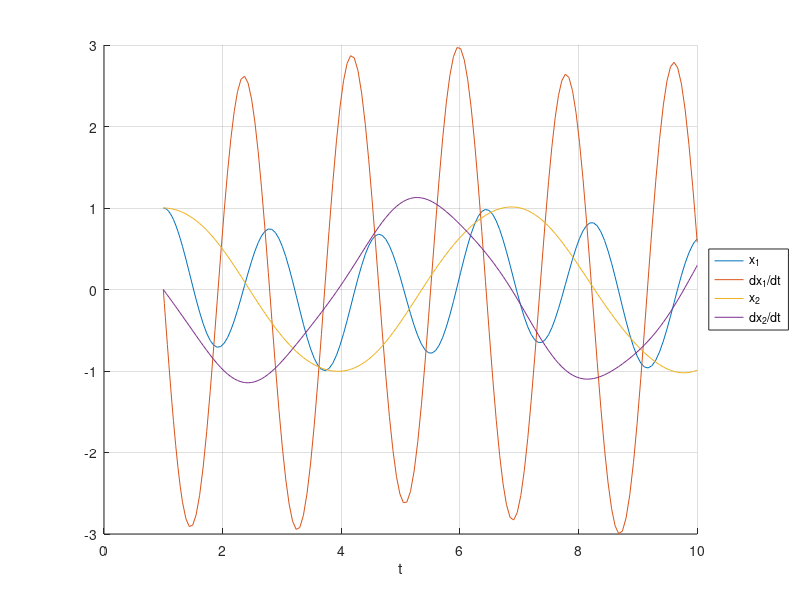

The MATLAB source for this figure:
clear; clc; close all;

% Description: Solves the given system of ODEs using ode45

fun = @(t,y) [ y(2);
               -12*y(1) + 2*y(3);
               y(4);
               1/10*(2*y(1) - 12*y(3))];

x0 = [1,0,1,0];
tspan = [1,10];
[t,y] = ode45(fun,tspan,x0);

hold on
grid on
plot(t,y(:,1),'DisplayName','x_1')
plot(t,y(:,2),'DisplayName','dx_1/dt')
plot(t,y(:,3),'DisplayName','x_2')
plot(t,y(:,4),'DisplayName','dx_2/dt')
xlabel('t')
legend('Location','eastoutside')